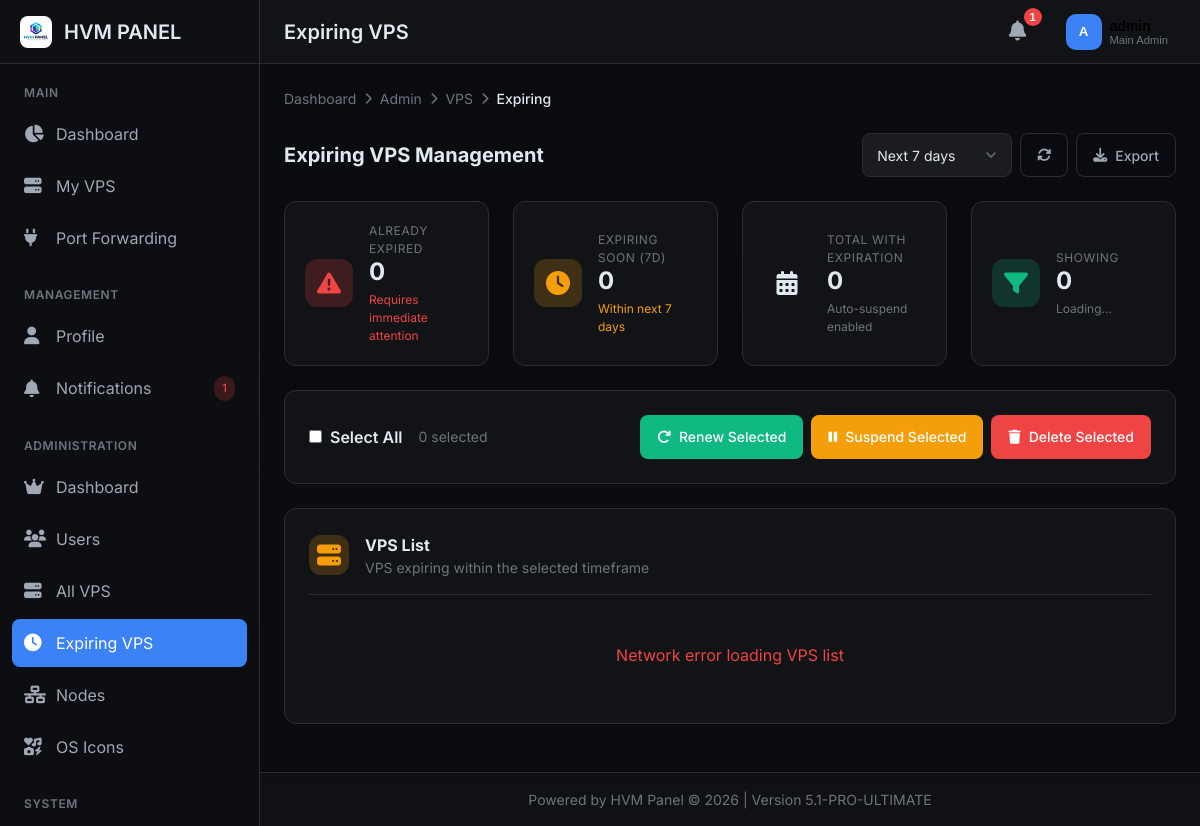
The page /admin/vps/expiring (signed in) on the database its author committed.
### tables this page shows
CREATE TABLE settings (
            key TEXT PRIMARY KEY,
            value TEXT NOT NULL,
            description TEXT,
            updated_at TEXT NOT NULL
        );

CREATE TABLE users (
            id INTEGER PRIMARY KEY AUTOINCREMENT,
            username TEXT UNIQUE NOT NULL,
            email TEXT UNIQUE NOT NULL,
            password_hash TEXT NOT NULL,
            is_admin INTEGER DEFAULT 0,
            is_main_admin INTEGER DEFAULT 0,
            created_at TEXT NOT NULL,
            last_login TEXT,
            last_active TEXT,
            api_key TEXT UNIQUE,
            profile_picture TEXT,
            preferences TEXT DEFAULT '{}',
            two_factor_secret TEXT,
            two_factor_enabled INTEGER DEFAULT 0,
            theme TEXT DEFAULT 'default',
            language TEXT DEFAULT 'en'
        , discord_id TEXT, discord_username TEXT, discord_avatar TEXT, discord_email TEXT);

### hvm.py (the view, shortened to what this page needs)
@app.route('/admin/vps/expiring')
@login_required
@admin_required
def admin_vps_expiring():
    days_ahead = int(request.args.get('days', 7))  # Default: show VPS expiring in next 7 days
    with get_db() as conn:
        cur = conn.cursor()
        cur.execute('''SELECT COUNT(*) FROM vps
                      WHERE auto_suspend_enabled = 1
                      AND expires_at IS NOT NULL
                      AND expires_at < ?''', (datetime.now().isoformat(),))
        expired_count = cur.fetchone()[0]
        cur.execute('''SELECT COUNT(*) FROM vps
                      WHERE auto_suspend_enabled = 1
                      AND expires_at IS NOT NULL
                      AND expires_at >= ?
                      AND expires_at <= ?''',
                   (datetime.now().isoformat(),
                    (datetime.now() + timedelta(days=7)).isoformat()))
        expiring_soon_count = cur.fetchone()[0]
        cur.execute('''SELECT COUNT(*) FROM vps
                      WHERE auto_suspend_enabled = 1
                      AND expires_at IS NOT NULL''')
        total_with_expiration = cur.fetchone()[0]
    return render_template('admin/vps_expiring.html',
                         panel_name=get_setting('site_name', 'HVM PANEL'),
                         expired_count=expired_count,
                         expiring_soon_count=expiring_soon_count,
                         total_with_expiration=total_with_expiration,
                         days_ahead=days_ahead)

### templates/admin/vps_expiring.html (shortened to what this page needs)
{% extends "base.html" %}
{% block header_title %}Expiring VPS{% endblock %}
{% block breadcrumbs %}
<div class="breadcrumb">
    <a href="{{ url_for('dashboard') }}" class="breadcrumb-item">Dashboard</a>
    <span class="breadcrumb-separator"><i class="fas fa-chevron-right"></i></span>
    <a href="{{ url_for('admin_dashboard') }}" class="breadcrumb-item">Admin</a>
    <span class="breadcrumb-separator"><i class="fas fa-chevron-right"></i></span>
    <a href="{{ url_for('admin_vps') }}" class="breadcrumb-item">VPS</a>
    <span class="breadcrumb-separator"><i class="fas fa-chevron-right"></i></span>
    <span class="breadcrumb-item active">Expiring</span>
</div>
{% endblock %}
{% block content %}
<div style="display: flex; justify-content: space-between; align-items: center; margin-bottom: 1.5rem; flex-wrap: wrap; gap: 1rem;">
    <h2 style="font-size: 1.25rem; margin: 0;">Expiring VPS Management</h2>
    <div style="display: flex; gap: 0.5rem; flex-wrap: wrap;">
        <select class="form-control" id="daysFilter" style="width: 150px;" onchange="changeDaysFilter()">
            <option value="7" selected>Next 7 days</option>
        </select>
        <button class="btn btn-outline" onclick="refreshList()" title="Refresh">
            <i class="fas fa-sync-alt"></i>
        </button>
        <button class="btn btn-outline" onclick="exportList()" title="Export">
            <i class="fas fa-download"></i> Export
        </button>
    </div>
</div>
<div class="grid grid-4" style="margin-bottom: 1.5rem;">
    <div class="stat-card">
        <div class="stat-icon danger">
            <i class="fas fa-exclamation-triangle"></i>
        </div>
        <div class="stat-content">
            <div class="stat-label">Already Expired</div>
            <div class="stat-value">{{ expired_count }}</div>
            <div class="stat-change">
                <span style="color: var(--accent-danger);">Requires immediate attention</span>
            </div>
        </div>
    </div>
    <div class="stat-card">
        <div class="stat-icon warning">
            <i class="fas fa-clock"></i>
        </div>
        <div class="stat-content">
            <div class="stat-label">Expiring Soon (7d)</div>
            <div class="stat-value">{{ expiring_soon_count }}</div>
            <div class="stat-change">
                <span style="color: var(--accent-warning);">Within next 7 days</span>
            </div>
        </div>
    </div>
    <div class="stat-card">
        <div class="stat-icon info">
            <i class="fas fa-calendar-alt"></i>
        </div>
        <div class="stat-content">
            <div class="stat-label">Total with Expiration</div>
            <div class="stat-value">{{ total_with_expiration }}</div>
            <div class="stat-change">
                <span style="color: var(--text-muted);">Auto-suspend enabled</span>
            </div>
        </div>
    </div>
    <div class="stat-card">
        <div class="stat-icon success">
            <i class="fas fa-filter"></i>
        </div>
        <div class="stat-content">
            <div class="stat-label">Showing</div>
            <div class="stat-value" id="filteredCount">0</div>
            <div class="stat-change">
                <span style="color: var(--text-muted);" id="filterInfo">Loading...</span>
            </div>
        </div>
    </div>
</div>
<div class="card" style="margin-bottom: 1.5rem;">
    <div style="display: flex; align-items: center; justify-content: space-between; flex-wrap: wrap; gap: 1rem;">
        <div style="display: flex; align-items: center; gap: 1rem;">
            <label style="display: flex; align-items: center; gap: 0.5rem; margin: 0; cursor: pointer;">
                <input type="checkbox" id="selectAll" onchange="toggleSelectAll()">
                <span style="font-weight: 600;">Select All</span>
            </label>
            <span style="color: var(--text-muted); font-size: 0.875rem;" id="selectedCount">0 selected</span>
        </div>
        <div style="display: flex; gap: 0.5rem; flex-wrap: wrap;">
            <button class="btn btn-success" onclick="bulkRenew()" id="bulkRenewBtn" disabled>
                <i class="fas fa-redo"></i> Renew Selected
            </button>
            <button class="btn btn-warning" onclick="bulkSuspend()" id="bulkSuspendBtn" disabled>
                <i class="fas fa-pause"></i> Suspend Selected
            </button>
            <button class="btn btn-danger" onclick="bulkDelete()" id="bulkDeleteBtn" disabled>
                <i class="fas fa-trash"></i> Delete Selected
            </button>
        </div>
    </div>
</div>
<div class="card">
    <div style="display: flex; align-items: center; gap: 1rem; margin-bottom: 1rem; padding-bottom: 1rem; border-bottom: 1px solid var(--border-color);">
        <div class="stat-icon warning" style="width: 40px; height: 40px;">
            <i class="fas fa-server"></i>
        </div>
        <div>
            <h3 style="margin: 0; font-size: 1rem;">VPS List</h3>
            <p style="margin: 0; color: var(--text-muted); font-size: 0.875rem;">VPS expiring within the selected timeframe</p>
        </div>
    </div>
    <div id="vpsList">
    </div>
</div>
{% endblock %}

### templates/base.html (shortened to what this page needs)
<!DOCTYPE html>
<html lang="en" data-theme="dark">
<head>
    <link rel="stylesheet" href="https://cdnjs.cloudflare.com/ajax/libs/font-awesome/6.4.0/css/all.min.css">
</head>
<body>
    <div class="app-wrapper">
        <aside class="sidebar" id="sidebar">
            <div class="sidebar-header">
                <a href="{{ url_for('dashboard') if current_user.is_authenticated else url_for('index') }}" class="logo">
                    <img src="{{ get_setting('header_icon', '/static/img/logo.png') }}" alt="{{ panel_name }}">
                    <span>{{ panel_name }}</span>
                </a>
            </div>
            {% if current_user.is_authenticated %}
            <nav class="sidebar-nav">
                <div class="nav-section">
                    <div class="nav-section-title">Main</div>
                    <a href="{{ url_for('dashboard') }}" class="nav-item {% if request.endpoint == 'dashboard' %}active{% endif %}">
                        <i class="fas fa-chart-pie"></i>
                        <span>Dashboard</span>
                    </a>
                    <a href="{{ url_for('vps_list') }}" class="nav-item {% if request.endpoint in ['vps_list', 'vps_detail', 'vps_console'] %}active{% endif %}">
                        <i class="fas fa-server"></i>
                        <span>My VPS</span>
                    </a>
                    <a href="{{ url_for('ports_list') }}" class="nav-item {% if request.endpoint == 'ports_list' %}active{% endif %}">
                        <i class="fas fa-plug"></i>
                        <span>Port Forwarding</span>
                    </a>
                </div>
                <div class="nav-section">
                    <div class="nav-section-title">Management</div>
                    <a href="{{ url_for('profile') }}" class="nav-item {% if request.endpoint == 'profile' %}active{% endif %}">
                        <i class="fas fa-user"></i>
                        <span>Profile</span>
                    </a>
                    <a href="{{ url_for('notifications') }}" class="nav-item {% if request.endpoint == 'notifications' %}active{% endif %}">
                        <i class="fas fa-bell"></i>
                        <span>Notifications</span>
                        {% if get_unread_notifications_count(current_user.id) > 0 %}
                        <span class="badge badge-danger" style="margin-left: auto;">{{ get_unread_notifications_count(current_user.id) }}</span>
                        {% endif %}
                    </a>
                </div>
                {% if current_user.is_admin %}
                <div class="nav-section">
                    <div class="nav-section-title">Administration</div>
                    <a href="{{ url_for('admin_dashboard') }}" class="nav-item {% if request.endpoint == 'admin_dashboard' %}active{% endif %}">
                        <i class="fas fa-crown"></i>
                        <span>Dashboard</span>
                    </a>
                    <a href="{{ url_for('admin_users') }}" class="nav-item {% if request.endpoint and 'user' in request.endpoint %}active{% endif %}">
                        <i class="fas fa-users"></i>
                        <span>Users</span>
                    </a>
                    <a href="{{ url_for('admin_vps') }}" class="nav-item {% if request.endpoint == 'admin_vps' %}active{% endif %}">
                        <i class="fas fa-server"></i>
                        <span>All VPS</span>
                    </a>
                    <a href="{{ url_for('admin_vps_expiring') }}?days=30" class="nav-item {% if request.endpoint == 'admin_vps_expiring' %}active{% endif %}">
                        <i class="fas fa-clock"></i>
                        <span>Expiring VPS</span>
                    </a>
                    <a href="{{ url_for('admin_nodes') }}" class="nav-item {% if request.endpoint and 'node' in request.endpoint %}active{% endif %}">
                        <i class="fas fa-network-wired"></i>
                        <span>Nodes</span>
                    </a>
                    <a href="{{ url_for('os_icons') }}" class="nav-item {% if request.endpoint == 'os_icons' %}active{% endif %}">
                        <i class="fas fa-icons"></i>
                        <span>OS Icons</span>
                    </a>
                </div>
                <div class="nav-section">
                    <div class="nav-section-title">System</div>
                    <a href="{{ url_for('admin_settings') }}" class="nav-item {% if request.endpoint == 'admin_settings' %}active{% endif %}">
                    </a>
                </div>
                {% endif %}
            </nav>
            {% endif %}
        </aside>
        <main class="main-content" id="mainContent">
            <header class="header">
                <div class="header-left">
                    <h1 class="header-title">{% block header_title %}{{ panel_name }}{% endblock %}</h1>
                </div>
                <div class="header-right">
                    {% if current_user.is_authenticated %}
                    <div class="notifications-dropdown">
                        <button class="notifications-btn" id="notificationsBtn">
                            <i class="fas fa-bell"></i>
                            <span class="notification-badge" id="notificationBadge" style="display: none;">0</span>
                        </button>
                    </div>
                    <div class="user-menu">
                        <button class="user-btn" id="userMenuBtn">
                            <div class="user-avatar">
                                {% if current_user.profile_picture %}
                                <img src="{{ current_user.profile_picture }}" alt="{{ current_user.username }}">
                                {% else %}
                                <span>{{ current_user.username[:1].upper() }}</span>
                                {% endif %}
                            </div>
                            <div class="user-info">
                                <div class="user-name">{{ current_user.username }}</div>
                                <div class="user-role">
                                    {% if current_user.is_main_admin %}
                                    Main Admin
                                    {% elif current_user.is_admin %}
                                    Admin
                                    {% else %}
                                    User
                                    {% endif %}
                                </div>
                            </div>
                        </button>
                    </div>
                    {% endif %}
                </div>
            </header>
            <div class="content">
                {% block breadcrumbs %}{% endblock %}
                {% block content %}{% endblock %}
            </div>
            <footer class="footer">
                {{ get_setting('footer_text', 'Powered by HVM Panel') }} &copy; {{ now().year }} | Version {{ PANEL_VERSION }}
            </footer>
        </main>
    </div>
</body>
</html>

### rows shown on the page
settings: value (picture)
settings: value "HVM PANEL"
users: id "1", username "A"
settings: value "Powered by HVM Panel"

### other values the page prints
{{ expired_count }} "0"
{{ expiring_soon_count }} "0"
{{ total_with_expiration }} "0"
{{ PANEL_VERSION }} "5.1-PRO-ULTIMATE"
